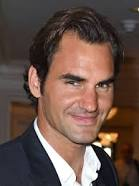
#> input picture image classification by traditional way/sports_person_classification/server/test_images/federer.jpeg, 139 x 186 px; its folder holds only this picture in this run
$ python -i util.py   (imports and definitions only)
#> lines starting #> are read from the running program, lines starting #| are printed output that depends on the picture
### This allows the application to recognize and categorize the images based on trained data, which is loaded initially through load_saved_artifacts.
#### Here i used image to base64 conversion manually for only 1 image, but we can automatically add image file without converting  to base64 string because here i am using classify_image function which is inbuilt base64 conversion

import joblib
import json
import numpy as np
import base64
import cv2
import os
from wavelet import w2d
# Ensure this is the correct module for wavelet transformation, if the wavelet is not importing means you can use function directly here without import waveletwhich is written in main file.

# Initialize dictionaries for mapping class numbers to names and vice versa
__class_name_to_number = {}
__class_number_to_name = {}

# Initialize model variable
__model = None

# Function1:
def classify_image(image_base64_data, file_path=None):
    """
    Classifies the image based on the pre-trained model.
    :param image_base64_data: The base64 encoded string of the image (if uploaded).
    :param file_path: The file path of the image (if uploaded from local storage).
    :return: A dictionary with class name, probability, and class dictionary.
    """
    imgs = get_cropped_image_if_2_eyes(file_path, image_base64_data)

    # Check if any images were detected
    if not imgs:
        return {"error": "No faces with two eyes detected in the image."}

    result = []
    for img in imgs:
        # Resize the image to the expected dimensions
        scalled_raw_img = cv2.resize(img, (32, 32))

        # Apply wavelet transform on the image
        img_har = w2d(img, 'db1', 5)
        scalled_img_har = cv2.resize(img_har, (32, 32))

        # Combine the raw image and wavelet-transformed image
        combined_img = np.vstack((scalled_raw_img.reshape(32 * 32 * 3, 1), scalled_img_har.reshape(32 * 32, 1)))

        # Reshape to match the model input requirements
        len_image_array = 32 * 32 * 3 + 32 * 32
        final = combined_img.reshape(1, len_image_array).astype(float)

        # Make predictions using the loaded model
        try:
            class_prediction = __model.predict(final)
            class_probability = __model.predict_proba(final) * 100
            result.append({
                'class': class_number_to_name(class_prediction[0]),
                'class_probability': np.around(class_probability, 2).tolist()[0],
                'class_dictionary': __class_name_to_number
            })
        except IndexError as e:
            return {"error": "Index error during prediction: " + str(e)}

    return result

# Function2: This helper function converts a given class number to the corresponding class name.
def class_number_to_name(class_num):
    """
    Convert class number to class name.
    :param class_num: The number corresponding to a class.
    :return: The class name.
    """
    return __class_number_to_name[class_num]

# Function3: This function loads the pre-trained model and class dictionaries from disk.
def load_saved_artifacts():
    """
    Load the saved model and class dictionaries from disk.
    """
    print("Loading saved artifacts...start")

    global __class_name_to_number
    global __class_number_to_name
    global __model

    base_dir = "C:\\Users\\Mahendar\\flaskproject\\sports_person_classification\\server\\artifacts"

    # Load class dictionary
    class_dict_path = os.path.join(base_dir, "class_dictionary.json")
    with open(class_dict_path, "r") as f:
        __class_name_to_number = json.load(f)
        __class_number_to_name = {v: k for k, v in __class_name_to_number.items()}

    # Load the pre-trained model
    if __model is None:
        model_path = os.path.join(base_dir, "saved_model.pkl")
        with open(model_path, 'rb') as f:
            __model = joblib.load(f)

    print("Loading saved artifacts...done")

# Function4: Converts a base64-encoded image string to an OpenCV image format.
def get_cv2_image_from_base64_string(b64str):
    """
    Convert base64 image string to OpenCV image format.
    :param b64str: The base64 encoded string of the image.
    :return: OpenCV image.
    """
    encoded_data = b64str.split(',')[1]  # Split base64 metadata
    nparr = np.frombuffer(base64.b64decode(encoded_data), np.uint8)
    img = cv2.imdecode(nparr, cv2.IMREAD_COLOR)
    return img

# Function5: Detects faces with two eyes in an image, crops them, and returns the cropped images.
def get_cropped_image_if_2_eyes(image_path, image_base64_data):
    """
    Detect and return cropped face if it contains 2 eyes.
    :param image_path: Path of the image file (if provided).
    :param image_base64_data: Base64 data of the image (if provided).
    :return: Cropped face images.
    """
    face_cascade = cv2.CascadeClassifier('C:\\path\\to\\your\\opencv\\haarcascades\\haarcascade_frontalface_default.xml')
    eye_cascade = cv2.CascadeClassifier('C:\\path\\to\\your\\opencv\\haarcascades\\haarcascade_eye.xml')

    # Read image from path or from base64 string
    if image_path:
        img = cv2.imread(image_path)
    else:
        img = get_cv2_image_from_base64_string(image_base64_data)

    gray = cv2.cvtColor(img, cv2.COLOR_BGR2GRAY)
    faces = face_cascade.detectMultiScale(gray, 1.3, 5)

    cropped_faces = []
    for (x, y, w, h) in faces:
        roi_gray = gray[y:y+h, x:x+w]
        roi_color = img[y:y+h, x:x+w]
        eyes = eye_cascade.detectMultiScale(roi_gray)
        if len(eyes) >= 2:
            cropped_faces.append(roi_color)

    return cropped_faces

# Function6: This function reads a base64-encoded test image (of Virat Kohli) from base64.txt.
def get_b64_test_image_for_virat():
    """
    Returns a base64 test image string for Virat Kohli.
    :return: Base64 image string.
    """
    with open("C:\\Users\\Mahendar\\flaskproject\\sports_person_classification\\server\\base64.txt") as f:
        return f.read()

#Main Blockl: Executes a test case when the script is run directly.
# [11 lines not run here, left out]

>>> import cv2
>>> picture = cv2.imread('test_images/federer.jpeg', cv2.IMREAD_GRAYSCALE)
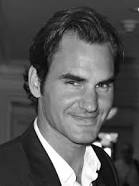
#> picture: shape (186, 139); min 0, max 255, mean 85.8
#> (the run stopped early here; a loop or call above may not have finished)

$ run again, on image classification by traditional way/sports_person_classification/server/test_images/messi.jpeg
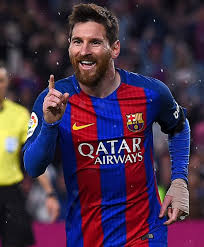
#> input picture image classification by traditional way/sports_person_classification/server/test_images/messi.jpeg, 204 x 247 px
#> `picture = cv2.imread('test_images/federer.jpeg', cv2.IMREAD_GRAYSCALE)`:
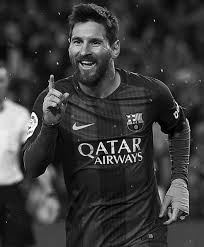
#> picture: shape (247, 204); min 0, max 255, mean 57.8

$ run again, on image classification by traditional way/sports_person_classification/server/test_images/serena.jpeg
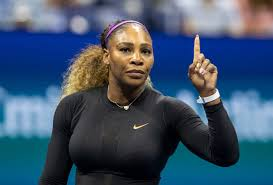
#> input picture image classification by traditional way/sports_person_classification/server/test_images/serena.jpeg, 273 x 185 px
#> `picture = cv2.imread('test_images/federer.jpeg', cv2.IMREAD_GRAYSCALE)`:
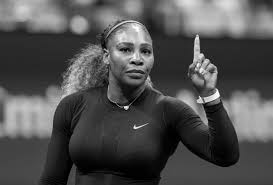
#> picture: shape (185, 273); min 0, max 255, mean 79.7
